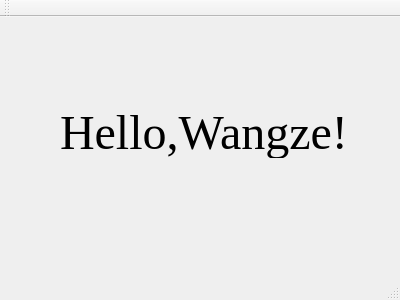
<?xml version="1.0" encoding="UTF-8"?>
<ui version="4.0">
 <class>MainWindow</class>
 <widget class="QMainWindow" name="MainWindow">
  <property name="geometry">
   <rect>
    <x>0</x>
    <y>0</y>
    <width>400</width>
    <height>300</height>
   </rect>
  </property>
  <property name="windowTitle">
   <string>MainWindow</string>
  </property>
  <widget class="QWidget" name="centralWidget">
   <widget class="QLabel" name="label">
    <property name="geometry">
     <rect>
      <x>60</x>
      <y>90</y>
      <width>291</width>
      <height>51</height>
     </rect>
    </property>
    <property name="font">
     <font>
      <family>Times New Roman</family>
      <pointsize>36</pointsize>
      <weight>50</weight>
      <bold>false</bold>
     </font>
    </property>
    <property name="text">
     <string>Hello,Wangze!</string>
    </property>
   </widget>
  </widget>
  <widget class="QMenuBar" name="menuBar">
   <property name="geometry">
    <rect>
     <x>0</x>
     <y>0</y>
     <width>400</width>
     <height>23</height>
    </rect>
   </property>
  </widget>
  <widget class="QToolBar" name="mainToolBar">
   <attribute name="toolBarArea">
    <enum>TopToolBarArea</enum>
   </attribute>
   <attribute name="toolBarBreak">
    <bool>false</bool>
   </attribute>
  </widget>
  <widget class="QStatusBar" name="statusBar"/>
 </widget>
 <layoutdefault spacing="6" margin="11"/>
 <resources/>
 <connections/>
</ui>
